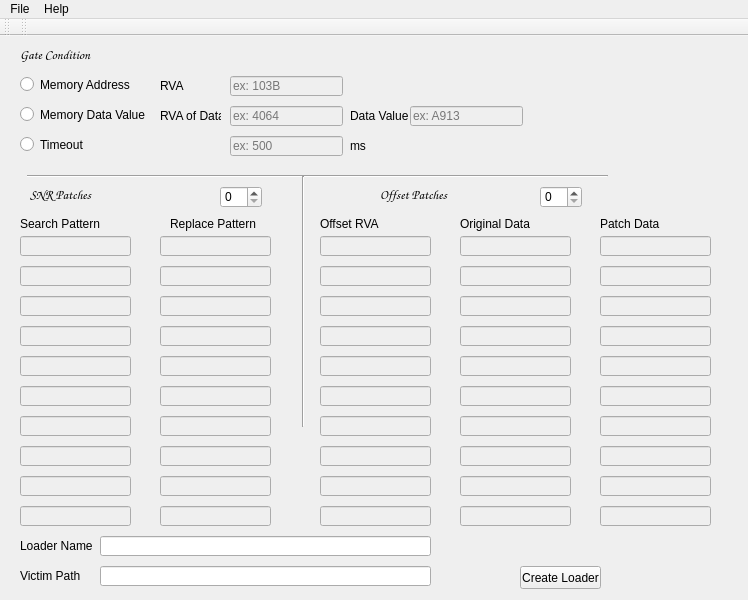
<?xml version="1.0" encoding="UTF-8"?>
<ui version="4.0">
 <class>MainWindow</class>
 <widget class="QMainWindow" name="MainWindow">
  <property name="geometry">
   <rect>
    <x>0</x>
    <y>0</y>
    <width>748</width>
    <height>600</height>
   </rect>
  </property>
  <property name="windowTitle">
   <string>Patchya</string>
  </property>
  <widget class="QWidget" name="centralWidget">
   <widget class="QRadioButton" name="radioButton">
    <property name="geometry">
     <rect>
      <x>20</x>
      <y>40</y>
      <width>171</width>
      <height>17</height>
     </rect>
    </property>
    <property name="text">
     <string>Memory Address</string>
    </property>
   </widget>
   <widget class="QRadioButton" name="radioButton_2">
    <property name="geometry">
     <rect>
      <x>20</x>
      <y>70</y>
      <width>141</width>
      <height>17</height>
     </rect>
    </property>
    <property name="text">
     <string>Memory Data Value</string>
    </property>
   </widget>
   <widget class="QRadioButton" name="radioButton_3">
    <property name="geometry">
     <rect>
      <x>20</x>
      <y>100</y>
      <width>131</width>
      <height>17</height>
     </rect>
    </property>
    <property name="text">
     <string>Timeout</string>
    </property>
   </widget>
   <widget class="QLabel" name="label">
    <property name="geometry">
     <rect>
      <x>20</x>
      <y>10</y>
      <width>111</width>
      <height>16</height>
     </rect>
    </property>
    <property name="font">
     <font>
      <family>Comic Sans MS</family>
      <pointsize>10</pointsize>
      <weight>75</weight>
      <bold>true</bold>
     </font>
    </property>
    <property name="text">
     <string>Gate Condition</string>
    </property>
    <property name="textFormat">
     <enum>Qt::PlainText</enum>
    </property>
   </widget>
   <widget class="Line" name="line">
    <property name="geometry">
     <rect>
      <x>27</x>
      <y>130</y>
      <width>581</width>
      <height>20</height>
     </rect>
    </property>
    <property name="orientation">
     <enum>Qt::Horizontal</enum>
    </property>
   </widget>
   <widget class="QLineEdit" name="lineEdit">
    <property name="enabled">
     <bool>false</bool>
    </property>
    <property name="geometry">
     <rect>
      <x>230</x>
      <y>40</y>
      <width>113</width>
      <height>20</height>
     </rect>
    </property>
    <property name="toolTip">
     <string/>
    </property>
    <property name="statusTip">
     <string/>
    </property>
    <property name="whatsThis">
     <string notr="true"/>
    </property>
    <property name="inputMask">
     <string>hhhhhhhh</string>
    </property>
    <property name="placeholderText">
     <string>ex: 103B</string>
    </property>
   </widget>
   <widget class="QLineEdit" name="lineEdit_2">
    <property name="enabled">
     <bool>false</bool>
    </property>
    <property name="geometry">
     <rect>
      <x>230</x>
      <y>70</y>
      <width>113</width>
      <height>20</height>
     </rect>
    </property>
    <property name="inputMask">
     <string>hhhhhhhh</string>
    </property>
    <property name="placeholderText">
     <string>ex: 4064</string>
    </property>
   </widget>
   <widget class="QLineEdit" name="lineEdit_3">
    <property name="enabled">
     <bool>false</bool>
    </property>
    <property name="geometry">
     <rect>
      <x>230</x>
      <y>100</y>
      <width>113</width>
      <height>20</height>
     </rect>
    </property>
    <property name="inputMask">
     <string>99999999</string>
    </property>
    <property name="placeholderText">
     <string>ex: 500</string>
    </property>
   </widget>
   <widget class="QLineEdit" name="lineEdit_4">
    <property name="enabled">
     <bool>false</bool>
    </property>
    <property name="geometry">
     <rect>
      <x>410</x>
      <y>70</y>
      <width>113</width>
      <height>20</height>
     </rect>
    </property>
    <property name="inputMask">
     <string>hhhhhhhh</string>
    </property>
    <property name="placeholderText">
     <string>ex: A913</string>
    </property>
   </widget>
   <widget class="QLabel" name="label_2">
    <property name="geometry">
     <rect>
      <x>160</x>
      <y>70</y>
      <width>61</width>
      <height>20</height>
     </rect>
    </property>
    <property name="text">
     <string>RVA of Data</string>
    </property>
   </widget>
   <widget class="QLabel" name="label_3">
    <property name="geometry">
     <rect>
      <x>160</x>
      <y>40</y>
      <width>61</width>
      <height>20</height>
     </rect>
    </property>
    <property name="text">
     <string>RVA </string>
    </property>
   </widget>
   <widget class="QLabel" name="label_4">
    <property name="geometry">
     <rect>
      <x>350</x>
      <y>100</y>
      <width>61</width>
      <height>20</height>
     </rect>
    </property>
    <property name="text">
     <string>ms</string>
    </property>
   </widget>
   <widget class="QLabel" name="label_5">
    <property name="geometry">
     <rect>
      <x>350</x>
      <y>70</y>
      <width>61</width>
      <height>20</height>
     </rect>
    </property>
    <property name="text">
     <string>Data Value</string>
    </property>
   </widget>
   <widget class="QLabel" name="label_6">
    <property name="geometry">
     <rect>
      <x>30</x>
      <y>150</y>
      <width>121</width>
      <height>16</height>
     </rect>
    </property>
    <property name="font">
     <font>
      <family>Comic Sans MS</family>
      <pointsize>10</pointsize>
      <weight>75</weight>
      <bold>true</bold>
     </font>
    </property>
    <property name="text">
     <string>SNR Patches</string>
    </property>
   </widget>
   <widget class="QLabel" name="label_7">
    <property name="geometry">
     <rect>
      <x>380</x>
      <y>150</y>
      <width>121</width>
      <height>16</height>
     </rect>
    </property>
    <property name="font">
     <font>
      <family>Comic Sans MS</family>
      <pointsize>10</pointsize>
      <weight>75</weight>
      <bold>true</bold>
     </font>
    </property>
    <property name="text">
     <string>Offset Patches</string>
    </property>
   </widget>
   <widget class="Line" name="line_2">
    <property name="geometry">
     <rect>
      <x>293</x>
      <y>140</y>
      <width>20</width>
      <height>251</height>
     </rect>
    </property>
    <property name="orientation">
     <enum>Qt::Vertical</enum>
    </property>
   </widget>
   <widget class="QPushButton" name="pushButton">
    <property name="geometry">
     <rect>
      <x>520</x>
      <y>530</y>
      <width>81</width>
      <height>23</height>
     </rect>
    </property>
    <property name="text">
     <string>Create Loader</string>
    </property>
   </widget>
   <widget class="QLineEdit" name="lineEdit_5">
    <property name="geometry">
     <rect>
      <x>100</x>
      <y>500</y>
      <width>331</width>
      <height>20</height>
     </rect>
    </property>
   </widget>
   <widget class="QLabel" name="label_8">
    <property name="geometry">
     <rect>
      <x>20</x>
      <y>500</y>
      <width>131</width>
      <height>20</height>
     </rect>
    </property>
    <property name="text">
     <string>Loader Name</string>
    </property>
   </widget>
   <widget class="QLabel" name="label_9">
    <property name="geometry">
     <rect>
      <x>20</x>
      <y>530</y>
      <width>131</width>
      <height>20</height>
     </rect>
    </property>
    <property name="text">
     <string>Victim Path</string>
    </property>
   </widget>
   <widget class="QLineEdit" name="lineEdit_6">
    <property name="geometry">
     <rect>
      <x>100</x>
      <y>530</y>
      <width>331</width>
      <height>20</height>
     </rect>
    </property>
   </widget>
   <widget class="QLineEdit" name="lineEdit_7">
    <property name="enabled">
     <bool>false</bool>
    </property>
    <property name="geometry">
     <rect>
      <x>20</x>
      <y>200</y>
      <width>111</width>
      <height>20</height>
     </rect>
    </property>
   </widget>
   <widget class="QLineEdit" name="lineEdit_8">
    <property name="enabled">
     <bool>false</bool>
    </property>
    <property name="geometry">
     <rect>
      <x>20</x>
      <y>230</y>
      <width>111</width>
      <height>20</height>
     </rect>
    </property>
   </widget>
   <widget class="QLineEdit" name="lineEdit_9">
    <property name="enabled">
     <bool>false</bool>
    </property>
    <property name="geometry">
     <rect>
      <x>20</x>
      <y>260</y>
      <width>111</width>
      <height>20</height>
     </rect>
    </property>
   </widget>
   <widget class="QLineEdit" name="lineEdit_13">
    <property name="enabled">
     <bool>false</bool>
    </property>
    <property name="geometry">
     <rect>
      <x>20</x>
      <y>290</y>
      <width>111</width>
      <height>20</height>
     </rect>
    </property>
   </widget>
   <widget class="QLineEdit" name="lineEdit_15">
    <property name="enabled">
     <bool>false</bool>
    </property>
    <property name="geometry">
     <rect>
      <x>20</x>
      <y>320</y>
      <width>111</width>
      <height>20</height>
     </rect>
    </property>
   </widget>
   <widget class="QLineEdit" name="lineEdit_16">
    <property name="enabled">
     <bool>false</bool>
    </property>
    <property name="geometry">
     <rect>
      <x>20</x>
      <y>410</y>
      <width>111</width>
      <height>20</height>
     </rect>
    </property>
   </widget>
   <widget class="QLineEdit" name="lineEdit_17">
    <property name="enabled">
     <bool>false</bool>
    </property>
    <property name="geometry">
     <rect>
      <x>20</x>
      <y>350</y>
      <width>111</width>
      <height>20</height>
     </rect>
    </property>
   </widget>
   <widget class="QLineEdit" name="lineEdit_18">
    <property name="enabled">
     <bool>false</bool>
    </property>
    <property name="geometry">
     <rect>
      <x>20</x>
      <y>440</y>
      <width>111</width>
      <height>20</height>
     </rect>
    </property>
   </widget>
   <widget class="QLineEdit" name="lineEdit_19">
    <property name="enabled">
     <bool>false</bool>
    </property>
    <property name="geometry">
     <rect>
      <x>20</x>
      <y>380</y>
      <width>111</width>
      <height>20</height>
     </rect>
    </property>
   </widget>
   <widget class="QLineEdit" name="lineEdit_20">
    <property name="enabled">
     <bool>false</bool>
    </property>
    <property name="geometry">
     <rect>
      <x>20</x>
      <y>470</y>
      <width>111</width>
      <height>20</height>
     </rect>
    </property>
   </widget>
   <widget class="QLineEdit" name="lineEdit_10">
    <property name="enabled">
     <bool>false</bool>
    </property>
    <property name="geometry">
     <rect>
      <x>320</x>
      <y>260</y>
      <width>111</width>
      <height>20</height>
     </rect>
    </property>
    <property name="inputMask">
     <string>Hhhhhhhh</string>
    </property>
   </widget>
   <widget class="QLineEdit" name="lineEdit_21">
    <property name="enabled">
     <bool>false</bool>
    </property>
    <property name="geometry">
     <rect>
      <x>320</x>
      <y>380</y>
      <width>111</width>
      <height>20</height>
     </rect>
    </property>
    <property name="inputMask">
     <string>Hhhhhhhh</string>
    </property>
   </widget>
   <widget class="QLineEdit" name="lineEdit_11">
    <property name="enabled">
     <bool>false</bool>
    </property>
    <property name="geometry">
     <rect>
      <x>320</x>
      <y>200</y>
      <width>111</width>
      <height>20</height>
     </rect>
    </property>
    <property name="inputMask">
     <string>Hhhhhhhh</string>
    </property>
   </widget>
   <widget class="QLineEdit" name="lineEdit_14">
    <property name="enabled">
     <bool>false</bool>
    </property>
    <property name="geometry">
     <rect>
      <x>320</x>
      <y>290</y>
      <width>111</width>
      <height>20</height>
     </rect>
    </property>
    <property name="inputMask">
     <string>Hhhhhhhh</string>
    </property>
   </widget>
   <widget class="QLineEdit" name="lineEdit_22">
    <property name="enabled">
     <bool>false</bool>
    </property>
    <property name="geometry">
     <rect>
      <x>320</x>
      <y>410</y>
      <width>111</width>
      <height>20</height>
     </rect>
    </property>
    <property name="inputMask">
     <string>Hhhhhhhh</string>
    </property>
   </widget>
   <widget class="QLineEdit" name="lineEdit_23">
    <property name="enabled">
     <bool>false</bool>
    </property>
    <property name="geometry">
     <rect>
      <x>320</x>
      <y>440</y>
      <width>111</width>
      <height>20</height>
     </rect>
    </property>
    <property name="inputMask">
     <string>Hhhhhhhh</string>
    </property>
   </widget>
   <widget class="QLineEdit" name="lineEdit_24">
    <property name="enabled">
     <bool>false</bool>
    </property>
    <property name="geometry">
     <rect>
      <x>320</x>
      <y>350</y>
      <width>111</width>
      <height>20</height>
     </rect>
    </property>
    <property name="inputMask">
     <string>Hhhhhhhh</string>
    </property>
   </widget>
   <widget class="QLineEdit" name="lineEdit_12">
    <property name="enabled">
     <bool>false</bool>
    </property>
    <property name="geometry">
     <rect>
      <x>320</x>
      <y>230</y>
      <width>111</width>
      <height>20</height>
     </rect>
    </property>
    <property name="inputMask">
     <string>Hhhhhhhh</string>
    </property>
   </widget>
   <widget class="QLineEdit" name="lineEdit_25">
    <property name="enabled">
     <bool>false</bool>
    </property>
    <property name="geometry">
     <rect>
      <x>320</x>
      <y>470</y>
      <width>111</width>
      <height>20</height>
     </rect>
    </property>
    <property name="inputMask">
     <string>Hhhhhhhh</string>
    </property>
   </widget>
   <widget class="QLineEdit" name="lineEdit_26">
    <property name="enabled">
     <bool>false</bool>
    </property>
    <property name="geometry">
     <rect>
      <x>320</x>
      <y>320</y>
      <width>111</width>
      <height>20</height>
     </rect>
    </property>
    <property name="inputMask">
     <string>Hhhhhhhh</string>
    </property>
   </widget>
   <widget class="QSpinBox" name="spinBox">
    <property name="enabled">
     <bool>true</bool>
    </property>
    <property name="geometry">
     <rect>
      <x>220</x>
      <y>150</y>
      <width>42</width>
      <height>22</height>
     </rect>
    </property>
    <property name="locale">
     <locale language="English" country="UnitedStates"/>
    </property>
    <property name="maximum">
     <number>10</number>
    </property>
   </widget>
   <widget class="QSpinBox" name="spinBox_2">
    <property name="geometry">
     <rect>
      <x>540</x>
      <y>150</y>
      <width>42</width>
      <height>22</height>
     </rect>
    </property>
    <property name="locale">
     <locale language="English" country="UnitedStates"/>
    </property>
    <property name="maximum">
     <number>10</number>
    </property>
   </widget>
   <widget class="QLabel" name="label_10">
    <property name="geometry">
     <rect>
      <x>20</x>
      <y>180</y>
      <width>111</width>
      <height>16</height>
     </rect>
    </property>
    <property name="text">
     <string>Search Pattern</string>
    </property>
   </widget>
   <widget class="QLabel" name="label_11">
    <property name="geometry">
     <rect>
      <x>170</x>
      <y>180</y>
      <width>111</width>
      <height>16</height>
     </rect>
    </property>
    <property name="text">
     <string>Replace Pattern</string>
    </property>
   </widget>
   <widget class="QLineEdit" name="lineEdit_27">
    <property name="enabled">
     <bool>false</bool>
    </property>
    <property name="geometry">
     <rect>
      <x>160</x>
      <y>380</y>
      <width>111</width>
      <height>20</height>
     </rect>
    </property>
    <property name="inputMethodHints">
     <set>Qt::ImhDigitsOnly|Qt::ImhUppercaseOnly</set>
    </property>
   </widget>
   <widget class="QLineEdit" name="lineEdit_28">
    <property name="enabled">
     <bool>false</bool>
    </property>
    <property name="geometry">
     <rect>
      <x>160</x>
      <y>260</y>
      <width>111</width>
      <height>20</height>
     </rect>
    </property>
    <property name="inputMethodHints">
     <set>Qt::ImhDigitsOnly|Qt::ImhUppercaseOnly</set>
    </property>
   </widget>
   <widget class="QLineEdit" name="lineEdit_29">
    <property name="enabled">
     <bool>false</bool>
    </property>
    <property name="geometry">
     <rect>
      <x>160</x>
      <y>290</y>
      <width>111</width>
      <height>20</height>
     </rect>
    </property>
    <property name="inputMethodHints">
     <set>Qt::ImhDigitsOnly|Qt::ImhUppercaseOnly</set>
    </property>
   </widget>
   <widget class="QLineEdit" name="lineEdit_30">
    <property name="enabled">
     <bool>false</bool>
    </property>
    <property name="geometry">
     <rect>
      <x>160</x>
      <y>410</y>
      <width>111</width>
      <height>20</height>
     </rect>
    </property>
    <property name="inputMethodHints">
     <set>Qt::ImhDigitsOnly|Qt::ImhUppercaseOnly</set>
    </property>
   </widget>
   <widget class="QLineEdit" name="lineEdit_31">
    <property name="enabled">
     <bool>false</bool>
    </property>
    <property name="geometry">
     <rect>
      <x>160</x>
      <y>200</y>
      <width>111</width>
      <height>20</height>
     </rect>
    </property>
    <property name="inputMethodHints">
     <set>Qt::ImhDigitsOnly|Qt::ImhUppercaseOnly</set>
    </property>
   </widget>
   <widget class="QLineEdit" name="lineEdit_32">
    <property name="enabled">
     <bool>false</bool>
    </property>
    <property name="geometry">
     <rect>
      <x>160</x>
      <y>440</y>
      <width>111</width>
      <height>20</height>
     </rect>
    </property>
    <property name="inputMethodHints">
     <set>Qt::ImhDigitsOnly|Qt::ImhUppercaseOnly</set>
    </property>
   </widget>
   <widget class="QLineEdit" name="lineEdit_33">
    <property name="enabled">
     <bool>false</bool>
    </property>
    <property name="geometry">
     <rect>
      <x>160</x>
      <y>350</y>
      <width>111</width>
      <height>20</height>
     </rect>
    </property>
    <property name="inputMethodHints">
     <set>Qt::ImhDigitsOnly|Qt::ImhUppercaseOnly</set>
    </property>
   </widget>
   <widget class="QLineEdit" name="lineEdit_34">
    <property name="enabled">
     <bool>false</bool>
    </property>
    <property name="geometry">
     <rect>
      <x>160</x>
      <y>230</y>
      <width>111</width>
      <height>20</height>
     </rect>
    </property>
    <property name="inputMethodHints">
     <set>Qt::ImhDigitsOnly|Qt::ImhUppercaseOnly</set>
    </property>
   </widget>
   <widget class="QLineEdit" name="lineEdit_35">
    <property name="enabled">
     <bool>false</bool>
    </property>
    <property name="geometry">
     <rect>
      <x>160</x>
      <y>470</y>
      <width>111</width>
      <height>20</height>
     </rect>
    </property>
    <property name="inputMethodHints">
     <set>Qt::ImhDigitsOnly|Qt::ImhUppercaseOnly</set>
    </property>
   </widget>
   <widget class="QLineEdit" name="lineEdit_36">
    <property name="enabled">
     <bool>false</bool>
    </property>
    <property name="geometry">
     <rect>
      <x>160</x>
      <y>320</y>
      <width>111</width>
      <height>20</height>
     </rect>
    </property>
    <property name="inputMethodHints">
     <set>Qt::ImhDigitsOnly|Qt::ImhUppercaseOnly</set>
    </property>
   </widget>
   <widget class="QLineEdit" name="lineEdit_37">
    <property name="enabled">
     <bool>false</bool>
    </property>
    <property name="geometry">
     <rect>
      <x>460</x>
      <y>260</y>
      <width>111</width>
      <height>20</height>
     </rect>
    </property>
   </widget>
   <widget class="QLineEdit" name="lineEdit_38">
    <property name="enabled">
     <bool>false</bool>
    </property>
    <property name="geometry">
     <rect>
      <x>460</x>
      <y>350</y>
      <width>111</width>
      <height>20</height>
     </rect>
    </property>
   </widget>
   <widget class="QLineEdit" name="lineEdit_39">
    <property name="enabled">
     <bool>false</bool>
    </property>
    <property name="geometry">
     <rect>
      <x>460</x>
      <y>410</y>
      <width>111</width>
      <height>20</height>
     </rect>
    </property>
   </widget>
   <widget class="QLineEdit" name="lineEdit_40">
    <property name="enabled">
     <bool>false</bool>
    </property>
    <property name="geometry">
     <rect>
      <x>460</x>
      <y>230</y>
      <width>111</width>
      <height>20</height>
     </rect>
    </property>
   </widget>
   <widget class="QLineEdit" name="lineEdit_41">
    <property name="enabled">
     <bool>false</bool>
    </property>
    <property name="geometry">
     <rect>
      <x>460</x>
      <y>200</y>
      <width>111</width>
      <height>20</height>
     </rect>
    </property>
   </widget>
   <widget class="QLineEdit" name="lineEdit_42">
    <property name="enabled">
     <bool>false</bool>
    </property>
    <property name="geometry">
     <rect>
      <x>460</x>
      <y>440</y>
      <width>111</width>
      <height>20</height>
     </rect>
    </property>
   </widget>
   <widget class="QLineEdit" name="lineEdit_43">
    <property name="enabled">
     <bool>false</bool>
    </property>
    <property name="geometry">
     <rect>
      <x>460</x>
      <y>290</y>
      <width>111</width>
      <height>20</height>
     </rect>
    </property>
   </widget>
   <widget class="QLineEdit" name="lineEdit_44">
    <property name="enabled">
     <bool>false</bool>
    </property>
    <property name="geometry">
     <rect>
      <x>460</x>
      <y>470</y>
      <width>111</width>
      <height>20</height>
     </rect>
    </property>
   </widget>
   <widget class="QLineEdit" name="lineEdit_45">
    <property name="enabled">
     <bool>false</bool>
    </property>
    <property name="geometry">
     <rect>
      <x>460</x>
      <y>320</y>
      <width>111</width>
      <height>20</height>
     </rect>
    </property>
   </widget>
   <widget class="QLineEdit" name="lineEdit_46">
    <property name="enabled">
     <bool>false</bool>
    </property>
    <property name="geometry">
     <rect>
      <x>460</x>
      <y>380</y>
      <width>111</width>
      <height>20</height>
     </rect>
    </property>
   </widget>
   <widget class="QLineEdit" name="lineEdit_47">
    <property name="enabled">
     <bool>false</bool>
    </property>
    <property name="geometry">
     <rect>
      <x>600</x>
      <y>260</y>
      <width>111</width>
      <height>20</height>
     </rect>
    </property>
   </widget>
   <widget class="QLineEdit" name="lineEdit_48">
    <property name="enabled">
     <bool>false</bool>
    </property>
    <property name="geometry">
     <rect>
      <x>600</x>
      <y>350</y>
      <width>111</width>
      <height>20</height>
     </rect>
    </property>
   </widget>
   <widget class="QLineEdit" name="lineEdit_49">
    <property name="enabled">
     <bool>false</bool>
    </property>
    <property name="geometry">
     <rect>
      <x>600</x>
      <y>410</y>
      <width>111</width>
      <height>20</height>
     </rect>
    </property>
   </widget>
   <widget class="QLineEdit" name="lineEdit_50">
    <property name="enabled">
     <bool>false</bool>
    </property>
    <property name="geometry">
     <rect>
      <x>600</x>
      <y>230</y>
      <width>111</width>
      <height>20</height>
     </rect>
    </property>
   </widget>
   <widget class="QLineEdit" name="lineEdit_51">
    <property name="enabled">
     <bool>false</bool>
    </property>
    <property name="geometry">
     <rect>
      <x>600</x>
      <y>200</y>
      <width>111</width>
      <height>20</height>
     </rect>
    </property>
   </widget>
   <widget class="QLineEdit" name="lineEdit_52">
    <property name="enabled">
     <bool>false</bool>
    </property>
    <property name="geometry">
     <rect>
      <x>600</x>
      <y>440</y>
      <width>111</width>
      <height>20</height>
     </rect>
    </property>
   </widget>
   <widget class="QLineEdit" name="lineEdit_53">
    <property name="enabled">
     <bool>false</bool>
    </property>
    <property name="geometry">
     <rect>
      <x>600</x>
      <y>290</y>
      <width>111</width>
      <height>20</height>
     </rect>
    </property>
   </widget>
   <widget class="QLineEdit" name="lineEdit_54">
    <property name="enabled">
     <bool>false</bool>
    </property>
    <property name="geometry">
     <rect>
      <x>600</x>
      <y>470</y>
      <width>111</width>
      <height>20</height>
     </rect>
    </property>
   </widget>
   <widget class="QLineEdit" name="lineEdit_55">
    <property name="enabled">
     <bool>false</bool>
    </property>
    <property name="geometry">
     <rect>
      <x>600</x>
      <y>320</y>
      <width>111</width>
      <height>20</height>
     </rect>
    </property>
   </widget>
   <widget class="QLineEdit" name="lineEdit_56">
    <property name="enabled">
     <bool>false</bool>
    </property>
    <property name="geometry">
     <rect>
      <x>600</x>
      <y>380</y>
      <width>111</width>
      <height>20</height>
     </rect>
    </property>
   </widget>
   <widget class="QLabel" name="label_12">
    <property name="geometry">
     <rect>
      <x>320</x>
      <y>180</y>
      <width>111</width>
      <height>16</height>
     </rect>
    </property>
    <property name="text">
     <string>Offset RVA </string>
    </property>
   </widget>
   <widget class="QLabel" name="label_13">
    <property name="geometry">
     <rect>
      <x>460</x>
      <y>180</y>
      <width>111</width>
      <height>16</height>
     </rect>
    </property>
    <property name="text">
     <string>Original Data</string>
    </property>
   </widget>
   <widget class="QLabel" name="label_14">
    <property name="geometry">
     <rect>
      <x>600</x>
      <y>180</y>
      <width>111</width>
      <height>16</height>
     </rect>
    </property>
    <property name="text">
     <string>Patch Data</string>
    </property>
   </widget>
  </widget>
  <widget class="QMenuBar" name="menuBar">
   <property name="geometry">
    <rect>
     <x>0</x>
     <y>0</y>
     <width>748</width>
     <height>21</height>
    </rect>
   </property>
   <widget class="QMenu" name="menuFile">
    <property name="title">
     <string>File</string>
    </property>
    <addaction name="actionExit_2"/>
    <addaction name="separator"/>
   </widget>
   <widget class="QMenu" name="menuHelp">
    <property name="title">
     <string>Help</string>
    </property>
    <addaction name="actionGithub_Project"/>
   </widget>
   <addaction name="menuFile"/>
   <addaction name="menuHelp"/>
  </widget>
  <widget class="QToolBar" name="mainToolBar">
   <attribute name="toolBarArea">
    <enum>TopToolBarArea</enum>
   </attribute>
   <attribute name="toolBarBreak">
    <bool>false</bool>
   </attribute>
  </widget>
  <widget class="QToolBar" name="toolBar">
   <property name="windowTitle">
    <string>toolBar</string>
   </property>
   <attribute name="toolBarArea">
    <enum>TopToolBarArea</enum>
   </attribute>
   <attribute name="toolBarBreak">
    <bool>false</bool>
   </attribute>
  </widget>
  <action name="actionGithub_Project">
   <property name="text">
    <string>Github Project</string>
   </property>
  </action>
  <action name="actionExit_2">
   <property name="text">
    <string>Exit</string>
   </property>
  </action>
  <action name="actionAdd_SNR_Patch">
   <property name="text">
    <string>Add SNR Patch</string>
   </property>
  </action>
  <action name="actionAdd_Offset_Patch">
   <property name="text">
    <string>Add Offset Patch</string>
   </property>
  </action>
  <action name="actionRemove_SNR_Patch">
   <property name="text">
    <string>Remove SNR Patch</string>
   </property>
  </action>
  <action name="actionRemove_Offset_Patch">
   <property name="text">
    <string>Remove Offset Patch</string>
   </property>
  </action>
 </widget>
 <layoutdefault spacing="6" margin="11"/>
 <resources/>
 <connections/>
</ui>
